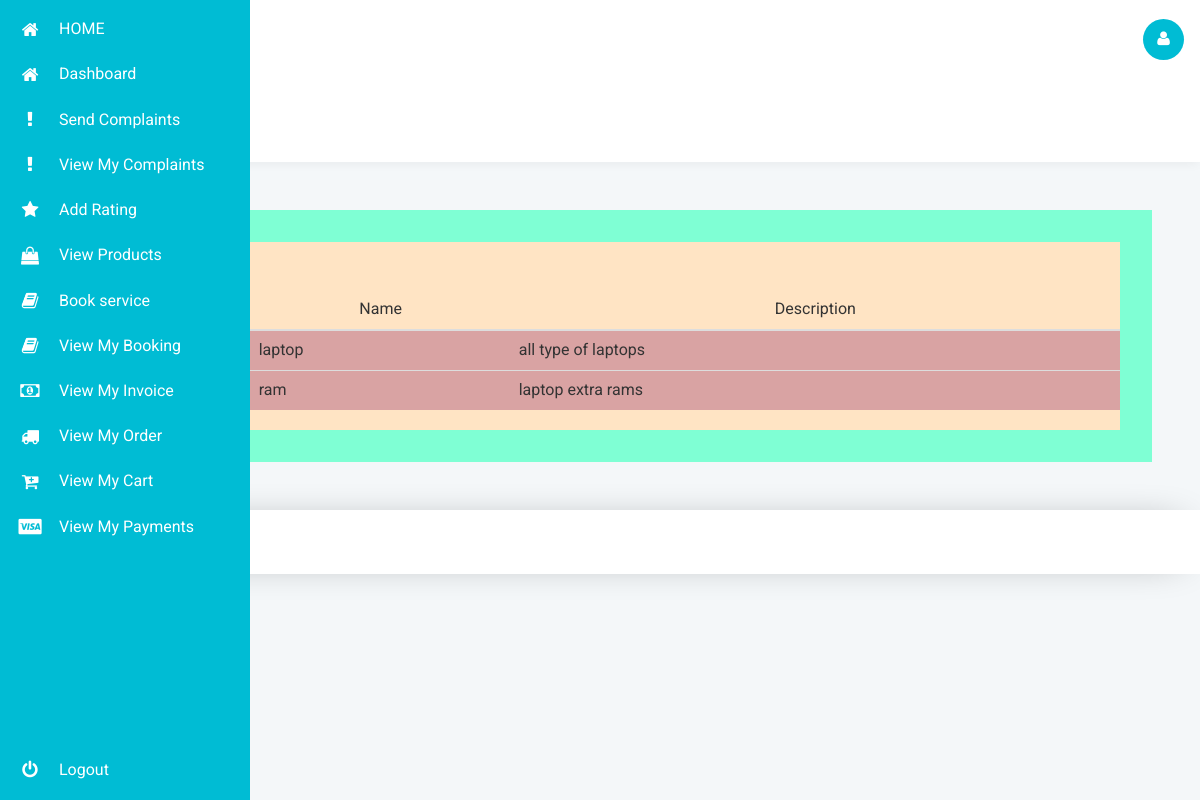
The page /product/category_list on the database its author committed.
### product/models.py (models this page shows, shortened)
class Category(models.Model):
    name=models.CharField(max_length=50,db_index=True)
    description=models.CharField(max_length=200)
    slug = models.SlugField(max_length=200, db_index=True, unique=True)
    class Meta:
        ordering = ('name',)
        verbose_name = 'category'
        verbose_name_plural = 'categories'

### product/views.py (the view)
# urls.py: path('category_list',views.category_list,name='category_list'),
def category_list(request):
    list=Category.objects.all()
    return render(request,'product/category_view.html',{'list':list})

### templates/product/category_view.html (shortened to what this page needs)
<!DOCTYPE html>
<head>
<link href="/static/css2/style.css" rel='stylesheet' type='text/css'/>
	<link href="/static/css2/popuo-box.css" rel="stylesheet" type="text/css" media="all" />
<link rel="stylesheet" href="/static/css3/bootstrap.css">
<link href="/static/css3/style.css" rel='stylesheet' type='text/css' />
<link rel="stylesheet" href="/static/css3/font.css" type="text/css"/>
<link href="/static/css3/font-awesome.css" rel="stylesheet">
<link rel="stylesheet" href="/static/css3/morris.css">
</head>
<body class="dashboard-page">
	<nav class="main-menu">
		<ul>
            <li>
				<a href="{% url 'index' %}">
					<i class="fa fa-home nav_icon"></i>
					<span class="nav-text">
					HOME
					</span>
				</a>
			</li>
			<li>
				<a href="{% url 'dashboard' %}">
					<i class="fa fa-home nav_icon"></i>
					<span class="nav-text">
					Dashboard
					</span>
				</a>
			</li>
            {%  if user.is_superuser %}
			<li>
				<a href="{% url 'admin:index' %}">
					<i class="fa fa-user nav-icon"></i>
					<span class="nav-text">
						Admin
					</span>
				</a>
			</li>
			<li>
				<a href="{% url 'make_invoice' %}">
					<i class="fa fa-money nav-icon"></i>
					<span class="nav-text">
					Make Invoice
					</span>
				</a>
			</li>
			<li>
				<a href="{% url 'recieved_booking' %}">
					<i class="fa fa-get-pocket nav-icon"></i>
					<span class="nav-text">
					Received Item
					</span>
				</a>
			</li>
			<li>
				<a href="{% url 'add_category' %}">
					<i class="fa fa-bars nav-icon"></i>
					<span class="nav-text">
					Add Products Category
					</span>
				</a>
			</li>
			<li>
				<a href="{% url 'category_list' %}">
					<i class="fa fa-eye nav-icon"></i>
					<span class="nav-text">
					View Products Category
					</span>
				</a>
			</li>
			<li>
				<a href="{% url 'product_create' %}">
					<i class="fa fa-plus nav-icon"></i>
					<span class="nav-text">
					Add Products
					</span>
				</a>
			</li>
			<li>
				<a href="{% url 'product_list1' %}">
					<i class="fa fa-eye nav-icon"></i>
					<span class="nav-text">
					View Products
					</span>
				</a>
			</li>
			<li>
				<a href="{% url 'payment:allpayment' %}">
					<i class="fa fa-paypal nav-icon" aria-hidden="true"></i>
					<span class="nav-text">
					View Payments
					</span>
				</a>
			</li>
			<li>
				<a href="{% url 'all_complaint' %}">
					<i class="fa fa-exclamation-circle nav-icon" aria-hidden="true"></i>
					<span class="nav-text">
					View Complaints
					</span>
				</a>
			</li>
            <li>
				<a href="{% url 'all_booking' %}">
					<i class="fa fa-book nav-icon" aria-hidden="true"></i>
					<span class="nav-text">
					View Bookings
					</span>
				</a>
			</li>
            <li>
				<a href="{% url 'add_rating' %}">
					<i class="fa fa-star nav-icon" aria-hidden="true"></i>
					<span class="nav-text">
					View Ratings
					</span>
				</a>
			</li>
			{% else %}
            <li>
				<a href="{% url 'send_complaint' %}">
					<i class="fa fa-exclamation nav-icon"></i>
					<span class="nav-text">
					Send Complaints
					</span>
				</a>
			</li>
            <li>
				<a href="{% url 'my_complint' %}">
					<i class="fa fa-exclamation nav-icon"></i>
					<span class="nav-text">
					View My Complaints
					</span>
				</a>
			</li>
            <li>
				<a href="{% url 'add_rating' %}">
					<i class="fa fa-star nav-icon"></i>
					<span class="nav-text">
					Add Rating
					</span>
				</a>
			</li>
            <li>
				<a href="{% url 'product' %}">
					<i class="fa fa-shopping-bag nav-icon"></i>
					<span class="nav-text">
					View Products
					</span>
				</a>
			</li>
            <li>
				<a href="{% url 'book_service' %}">
					<i class="fa fa-book nav-icon"></i>
					<span class="nav-text">
					Book service
					</span>
				</a>
			</li>
            <li>
				<a href="{% url 'my_booking' %}">
					<i class="fa fa-book nav-icon"></i>
					<span class="nav-text">
					View My Booking
					</span>
				</a>
			</li>
			<li>
				<a href="{% url 'my_invoices' %}">
					<i class="fa fa-money nav-icon"></i>
					<span class="nav-text">
					View My Invoice
					</span>
				</a>
			</li>
            <li>
				<a href="{% url 'orders:neworder' %}">
					<i class="fa fa-truck nav-icon"></i>
					<span class="nav-text">
					View My Order
					</span>
				</a>
			</li>
            <li>
				<a href="{% url 'cart:cart_detail' %}">
					<i class="fa fa-cart-plus nav-icon"></i>
					<span class="nav-text">
					View My Cart
					</span>
				</a>
			</li>
			<li>
				<a href="{% url 'payment:userpayment' %}">
					<i class="fa fa-cc-visa nav-icon"></i>
					<span class="nav-text">
					View My Payments
					</span>
				</a>
			</li>
            {% endif %}
		</ul>
		<ul class="logout">
			<li>
			<a href="{% url 'user_logout' %}">
			<i class="icon-off nav-icon"></i>
			<span class="nav-text">
			Logout
			</span>
			</a>
			</li>
		</ul>
	</nav>
	<section class="wrapper scrollable">
		<nav class="user-menu">
		</nav>
		<section class="title-bar">
			<div class="logo">
				<h1><a href="{% url 'dashboard' %}"><img src="/static/images3/logo.png" alt="" />Laptop Service</a></h1>
			</div>
			<div class="header-right">
				<div class="profile_details_left">
					<div class="profile_details">
						<ul>
							<li class="dropdown profile_details_drop">
								<a href="#" class="dropdown-toggle" data-toggle="dropdown" aria-expanded="false">
									<div class="profile_img">
										<span class="prfil-img"><i class="fa fa-user" aria-hidden="true"></i></span>
									</div>
								</a>
							</li>
						</ul>
					</div>
				</div>
			</div>
			<div class="clearfix"> </div>
		</section>
		<div class="main-grid">
			<div style="background-color: aquamarine;padding-left: 2em;padding-right: 2em;padding-top: 2em;padding-bottom: 2em;">
{% block content %}
<div class="table-responsive table-shadow" style="background-color: bisque;padding-top: 3em;">
    {% if list %}
    <table class="table">
          <thead>
            <tr>
              <th scope="col" >#</th>
              <th scope="col">Name</th>
              <th scope="col" >Description</th>
            </tr>
          </thead>
          <tbody style="padding-left: 9em;">
              {% for i in list %}
            <tr style="background-color: #d9a3a3;">
              <td >{{ forloop.counter }}</td>
              <td >{{ i.name }} </td>
              <td>{{ i.description }} </td>
            </tr>
            {% endfor %}
          </tbody>
    </table>
{% else %}
<h2>No Work allotted</h2>
    {% endif %}
</div>
{% endblock %}
</div>
</div>
<div class="footer">
</div>
</section>
</body>
</html>

### account/static/css2/style.css (style rules this page uses)
html,body,div,span,applet,object,iframe,h1,h2,h3,h4,h5,h6,p,blockquote,pre,a,abbr,acronym,address,big,cite,code,del,dfn,em,img,ins,kbd,q,s,samp,small,strike,strong,sub,sup,tt,var,b,u,i,dl,dt,dd,ol,nav ul,nav li,fieldset,form,label,legend,table,caption,tbody,tfoot,thead,tr,th,td,article,aside,canvas,details,embed,figure,figcaption,footer,header,hgroup,menu,nav,output,ruby,section,summary,time,mark,audio,video { margin:0;padding:0;border:0;font-size:100%;font:inherit;vertical-align:baseline; }
article, aside, details, figcaption, figure,footer, header, hgroup, menu, nav, section { display: block; }
ol,ul { list-style:none;margin:0px;padding:0px; }
table { border-collapse:collapse;border-spacing:0; }
a { text-decoration:none; }
body { font-family: 'Roboto Condensed', sans-serif; background: url(../images/bg40.jpg)no-repeat 0px 0px; background-size: cover; background-position:center; background-attachment:fixed; }
h1,h2 { font-family: 'Montserrat', sans-serif; }
h1 { color: #fff; font-size: 40px; margin: 110px 0px 70px; letter-spacing: 4px; word-spacing: 13px; text-transform: uppercase; text-align: center; }
@media (max-width:1440px) { h1 { font-size: 39px; margin: 60px 0px 45px; } }
@media (max-width:1366px) { h1 { font-size: 34px; margin: 55px 0px 40px; } }
@media (max-width:1280px) { h1 { margin: 60px 0px 44px; } }

### rows shown on the page
Category: name "laptop", description "all type of laptops"
Category: name "ram", description "laptop extra rams"
